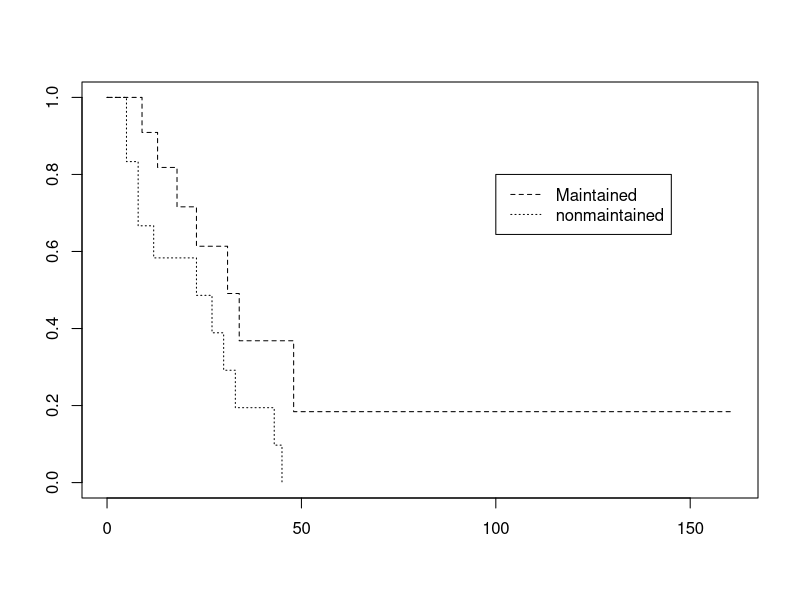
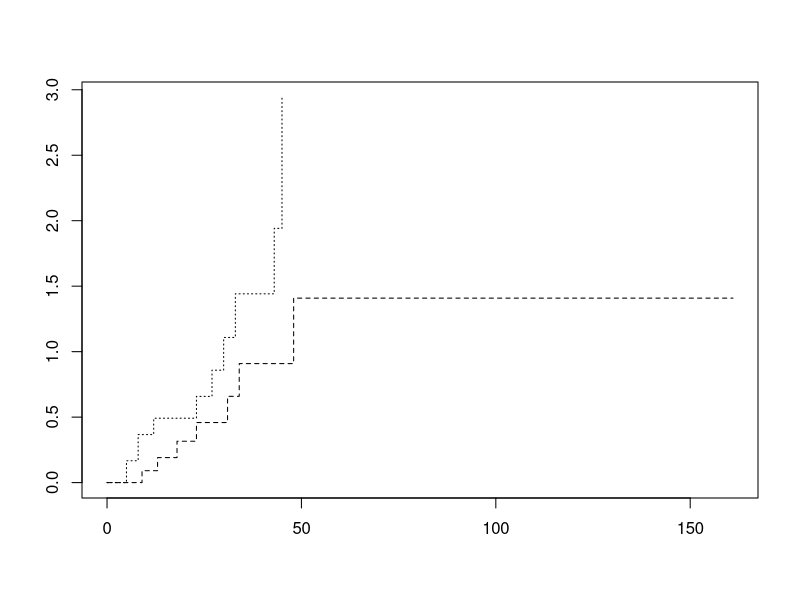

These charts were generated, in order, by the following R code:
## ---- chunk 1
library(survival)
fit <- survfit(Surv(time,status)~x, data=aml)
aml
plot(fit, lty = 2:3)
legend(100, .8, c("Maintained","nonmaintained"), lty = 2:3)
plot(fit, lty = 2:3, fun = "cumhaz")
